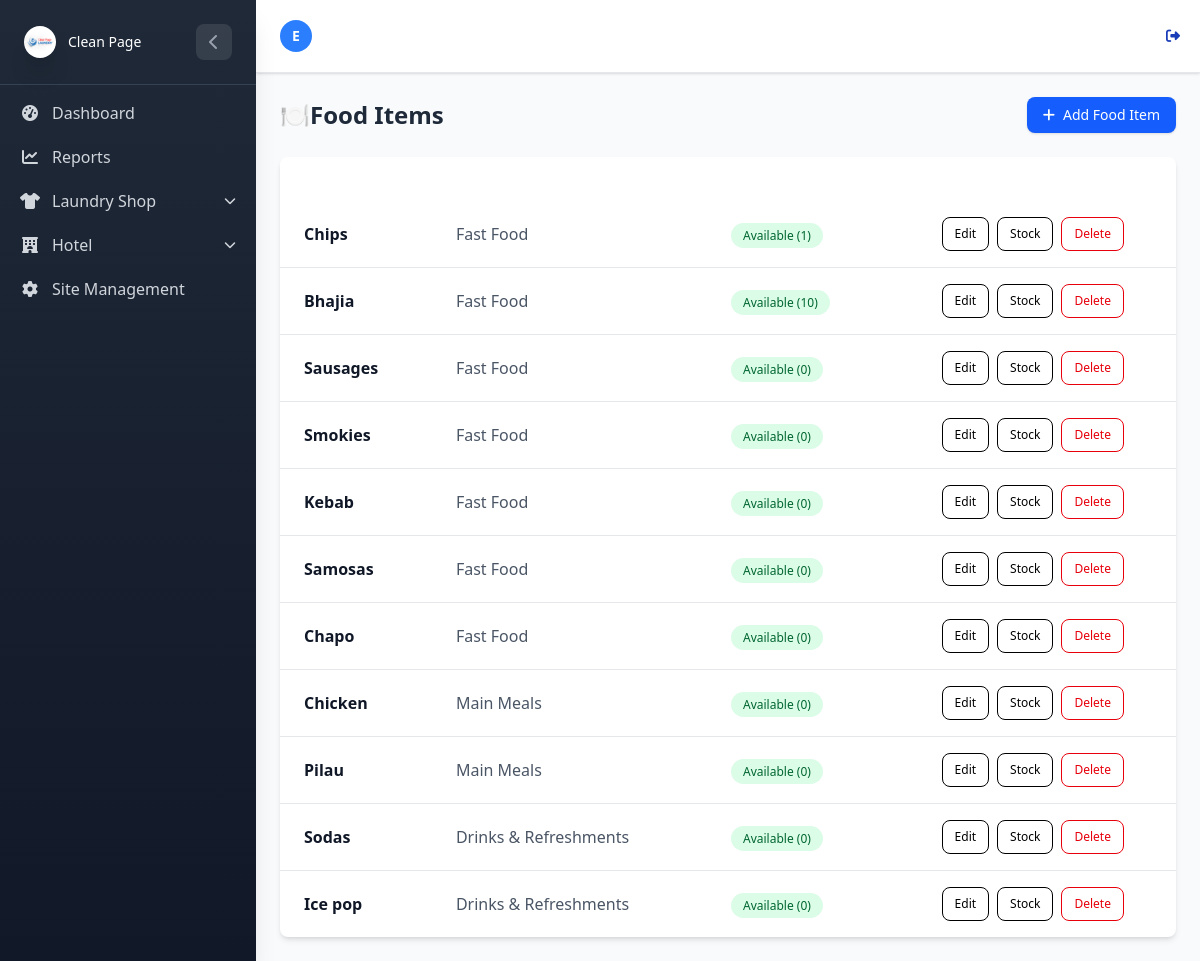
The app's page /Hotel/items/ (signed in) with its own data.
### LaundryApp/models.py (models this page shows, shortened)
class UserProfile(AbstractUser):
    username = None
    email = models.EmailField(unique=True)
    USERNAME_FIELD = 'email'
    REQUIRED_FIELDS = []
    APP_CHOICES = (
        ('laundry', 'Laundry'),
        ('hotel', 'Hotel'),
    )
    app_type = models.CharField(max_length=20, choices=APP_CHOICES, default='hotel')
    USER_TYPE_CHOICES = (
        ('admin', 'Admin'),
        ('staff', 'Staff'),
    )
    user_type = models.CharField(max_length=20, choices=USER_TYPE_CHOICES, db_index=True)
    objects = CustomUserManager()

### HotelApp/models.py (models this page shows, shortened)
class FoodItem(models.Model):
    category = models.ForeignKey(FoodCategory, on_delete=models.CASCADE, related_name="items")
    name = models.CharField(max_length=100, db_index=True)
    created_by =  models.ForeignKey(
        settings.AUTH_USER_MODEL,
        on_delete=models.CASCADE)
    quantity = models.PositiveIntegerField(default=0)  # how many portions are available
    is_available = models.BooleanField(default=False, db_index=True)  # marked available by seller

class FoodCategory(models.Model):
    name = models.CharField(max_length=100, unique=True, db_index=True)

### HotelApp/views.py (the view)
# urls.py: path('items/', views.food_item_list, name='food_item_list'),
@login_required
def food_item_list(request):
    try:
        items = FoodItem.objects.all().select_related('category', 'created_by')
        return render(request, 'food/food_item_list.html', {'items': items})
    except Exception as e:
        logger.error(f"Error loading food items: {str(e)}")
        messages.error(request, 'Error loading food items. Please try again.')
        return render(request, 'food/food_item_list.html', {'items': []})

### HotelApp/templates/food/food_item_list.html (shortened to what this page needs)
{% extends 'home.html' %}
{% block content %}
<div class="flex justify-between items-center mb-6">
    <h2 class="text-2xl font-bold text-gray-800">🍽️Food Items</h2>
    <a href="{% url 'hotel:food_item_create' %}"
        class="inline-flex items-center px-4 py-2 bg-blue-600 text-white text-sm font-medium rounded-lg shadow hover:bg-indigo-700 transition duration-200">
        <i class="fas fa-plus mr-2"></i> Add Food Item
    </a>
</div>
<div class="overflow-x-auto bg-white shadow-md rounded-lg">
    <table class=" w-full min-w-full border-collapse">
        <thead class="bg-indigo-600 text-white">
            <tr>
                <th class="px-6 py-3 text-left text-sm font-semibold">Name</th>
                <th class="px-6 py-3 text-left text-sm font-semibold">Category</th>
                <th class="px-6 py-3 text-left text-sm font-semibold">Status</th>
                <th class="px-6 py-3 text-center text-sm font-semibold">Actions</th>
            </tr>
        </thead>
        <tbody class="divide-y divide-gray-200">
            {% for item in items %}
            <tr class="hover:bg-gray-50 transition">
                <td class="px-6 py-4 font-semibold text-gray-900">{{ item.name }}</td>
                <td class="px-6 py-4 text-gray-600">{{ item.category.name }}</td>
                <td class="px-6 py-4">
                    {% if item.is_available %}
                    <span class="px-3 py-1 text-xs font-medium bg-green-100 text-green-800 rounded-full">
                        Available ({{ item.quantity }})
                    </span>
                    {% else %}
                    <span class="px-3 py-1 text-xs font-medium bg-red-100 text-red-800 rounded-full">
                        Unavailable
                    </span>
                    {% endif %}
                </td>
                <td class="px-6 py-4 flex justify-center space-x-2">
                    <a href="{% url 'hotel:food_item_edit' item.pk %}"
                        class="px-3 py-2 text-xs font-medium text-indigo-600 border border-indigo-600 rounded-lg hover:bg-indigo-600 hover:text-white transition">
                        Edit
                    </a>
                    <a href="{% url 'hotel:food_item_availability' item.pk %}"
                        class="px-3 py-2 text-xs font-medium text-yellow-600 border border-yellow-600 rounded-lg hover:bg-yellow-600 hover:text-white transition">
                        Stock
                    </a>
                    <a href="{% url 'hotel:food_item_delete' item.pk %}"
                        class="px-3 py-2 text-xs font-medium text-red-600 border border-red-600 rounded-lg hover:bg-red-600 hover:text-white transition">
                        Delete
                    </a>
                </td>
            </tr>
            {% endfor %}
        </tbody>
    </table>
</div>
{% endblock %}

### LaundryApp/templates/home.html (shortened to what this page needs)
{% load static tailwind_tags %}
{% load static %}
<!DOCTYPE html>
<html lang="en">
<head>
    {% tailwind_css %}
    <link rel="stylesheet" href="https://cdnjs.cloudflare.com/ajax/libs/font-awesome/6.4.0/css/all.min.css">
    <link rel="stylesheet" href="{% static 'css/dist/styles.css' %}">
</head>
<body class="bg-gray-50 min-h-screen font-sans">
    <div id="sidebar"
        class="sidebar-gradient w-64 fixed top-0 left-0 h-full sidebar-transition z-50 shadow-xl sidebar-mobile-hidden lg:sidebar-mobile-visible">
        <div class="p-4 lg:p-6 border-b border-gray-700">
            <div class="flex items-center justify-between">
                <div class="flex items-center space-x-3">
                    <div class="w-8 h-8 rounded-lg flex items-center justify-center">
                        {% if user.is_authenticated and user.is_superuser %}
                        <div class="rounded-full shadow-xl flex items-center justify-center" style="width:40px;">
                            <img src="{% static 'logos/Clean-page-logo.png' %}" alt="Logo" class=" w-full rounded-full object-contain">
                        </div>
                        {% elif app_type == 'hotel' %}
                        <div class="rounded-full shadow-xl flex items-center justify-center" style="width:40px;">
                            <img src="{% static 'logos/Clean-page-logo.png' %}" alt="Logo" class=" w-full rounded-full object-contain">
                        </div>
                        {% elif app_type == 'laundry' %}
                    <div class="rounded-full shadow-xl flex items-center justify-center" style="width:40px;">
                        <img src="{% static 'logos/Clean-page-logo.png' %}" alt="Logo" class=" w-full rounded-full object-contain">
                    </div>
                        {% else %}
                        <i class="fas fa-building text-white text-sm"></i>
                        {% endif %}
                    </div>
                    <span class="text-white text-sm font-medium sidebar-header-text">
                        {% if user.is_authenticated and user.is_superuser %}
                        <div class="flex items-center space-x-3">
                            <p class="text-white,font-medium font-awesome sidebar-title">Clean Page</p>
                        </div>
                        {% elif app_type == 'hotel' %}
                        Hotel
                        {% elif app_type == 'laundry' %}
                        Clean Page
                        {% else %}
                        Clean Page
                        {% endif %}
                    </span>
                </div>
                {% if user.is_superuser or app_type == 'hotel' or app_type == 'laundry' %}
                <button id="sidebar-toggle" class="sidebar-toggle-btn text-gray-400 hover:text-white lg:flex hidden">
                    <i class="fas fa-chevron-left"></i>
                </button>
                {% endif %}
            </div>
        </div>
        <div class="sidebar-scrollable">
            <nav class="p-2 lg:p-4 space-y-1">
                {% if user.is_authenticated and user.is_superuser %}
                <a href="{% url 'laundry:dashboard' %}"
                    class="flex items-center space-x-3 px-3 py-2 lg:px-4 lg:py-3 text-gray-300 hover:bg-gray-700 hover:text-white rounded-lg transition-colors group"
                    title="Dashboard">
                    <i class="fas fa-tachometer-alt w-5 text-center"></i>
                    <span class="sidebar-text">Dashboard</span>
                </a>
                <a href="{% url 'laundry:laundryapp_dashboard' %}"
                    class="flex items-center space-x-3 px-3 py-2 lg:px-4 lg:py-3 text-gray-300 hover:bg-gray-700 hover:text-white rounded-lg transition-colors group"
                    title="Reports">
                    <i class="fas fa-chart-line w-5 text-center"></i>
                    <span class="sidebar-text">Reports</span>
                </a>
                <div class="dropdown-group" id="laundry-dropdown-group">
                    <div class="dropdown-toggle flex items-center space-x-3 px-3 py-2 lg:px-4 lg:py-3 text-gray-300 hover:bg-gray-700 hover:text-white rounded-lg transition-colors group cursor-pointer"
                        onclick="toggleDropdown('laundry-dropdown', 'laundry')">
                        <i class="fas fa-shirt w-5 text-center"></i>
                        <span class="sidebar-text flex-1">Laundry Shop</span>
                        <i class="fas fa-chevron-down text-xs transition-transform duration-300"></i>
                    </div>
                </div>
                <div class="dropdown-group" id="hotel-dropdown-group">
                    <div class="dropdown-toggle flex items-center space-x-3 px-3 py-2 lg:px-4 lg:py-3 text-gray-300 hover:bg-gray-700 hover:text-white rounded-lg transition-colors group cursor-pointer"
                        onclick="toggleDropdown('hotel-dropdown', 'hotel')">
                        <i class="fas fa-hotel w-5 text-center"></i>
                        <span class="sidebar-text flex-1">Hotel</span>
                        <i class="fas fa-chevron-down text-xs transition-transform duration-300"></i>
                    </div>
                </div>
                <a href="{% url 'laundry:user_management' %}"
                    class="flex items-center space-x-3 px-3 py-2 lg:px-4 lg:py-3 text-gray-300 hover:bg-gray-700 hover:text-white rounded-lg transition-colors group"
                    title="Site Management">
                    <i class="fas fa-cog w-5 text-center"></i>
                    <span class="sidebar-text">Site Management</span>
                </a>
                {% endif %}
            </nav>
        </div>
    </div>
    <div id="main-content"
        class="content-transition min-h-screen content-mobile-full {% if user.is_authenticated %}lg:ml-64{% endif %}">
        <header class="bg-white shadow-sm border-b border-gray-200">
            <div class="flex items-center justify-between px-4 py-3 lg:px-6 lg:py-4">
                <div class="flex items-center space-x-3 p-2">
                    <div class="flex items-center justify-around space-x-3">
                        <div class="relative">
                            <div
                                class="w-8 h-8 lg:w-10 lg:h-10 bg-blue-500 rounded-full flex items-center justify-center">
                                <span class="text-white font-semibold text-sm lg:text-base">{{ user.get_username|first|upper}}</span>
                            </div>
                        </div>
                    </div>
                </div>
                {% if user.is_authenticated %}
                <form method="post" action="{% url 'logout' %}">
                    <button type="submit"
                        class="text-blue-800 hover:text-blue-600 text-sm lg:text-base bg-transparent border-0 cursor-pointer flex items-center">
                        <i class="fas fa-sign-out-alt mr-1"></i>
                    </button>
                </form>
                {% else %}
                <a href="{% url 'login' %}"
                    class="text-blue-800 hover:text-blue-600 text-sm lg:text-base bg-transparent border-0 cursor-pointer flex items-center">
                    <i class="fas fa-sign-in-alt mr-1"></i>
                    <span class="hidden sm:inline">Login</span>
                </a>
                {% endif %}
            </div>
        </header>
        <main class="p-4 lg:p-6">
            {% block content %}{% endblock %}
        </main>
    </div>
</body>
</html>

### LaundryApp/templates/home.html (style rules this page uses)
.sidebar-transition { transition: all 0.3s ease-in-out; }
.content-transition { transition: margin-left 0.3s ease-in-out; }
.sidebar-gradient { background: linear-gradient(180deg, #1f2937 0%, #111827 100%); }
.sidebar-toggle-btn { transition: all 0.3s ease; width: 36px; height: 36px; display: flex; align-items: center; justify-content: center; border-radius: 8px; background-color: rgba(255, 255, 255, 0.1); }
.dropdown-toggle { cursor: pointer; }
.dropdown-toggle i.fa-chevron-down { transition: transform 0.3s ease; }
.sidebar-scrollable { height: calc(100% - 80px); overflow-y: auto; }

### records on screen
UserProfile: get_username|first "E"
FoodItem: name "Chips", category.name "Fast Food", quantity "1"
FoodItem: name "Bhajia", category.name "Fast Food", quantity "10"
FoodItem: name "Sausages", category.name "Fast Food", quantity "0"
FoodItem: name "Smokies", category.name "Fast Food", quantity "0"
FoodItem: name "Kebab", category.name "Fast Food", quantity "0"
FoodItem: name "Samosas", category.name "Fast Food", quantity "0"
FoodItem: name "Chapo", category.name "Fast Food", quantity "0"
FoodItem: name "Chicken", category.name "Main Meals", quantity "0"
FoodItem: name "Pilau", category.name "Main Meals", quantity "0"
FoodItem: name "Sodas", category.name "Drinks & Refreshments", quantity "0"
FoodItem: name "Ice pop", category.name "Drinks & Refreshments", quantity "0"
